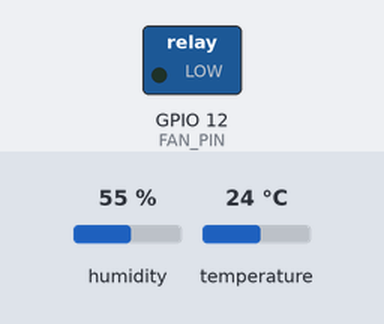
A sketch run on a simulated ESP32. Parts: switched loads named in the sketch (green lamp = pin HIGH). The inputs (shaded band) are chosen by the test bench; at power-on: temperature 24 °C, humidity 55 %. WiFi joins after 1.5 s; servers stay silent unless stated; what the sketch prints to the serial monitor is not drawn.

Above: at 3.2 s.
3.3 s: temperature set to 34.6 °C
5.3 s: temperature set to 35.3 °C
At 7.4 s:
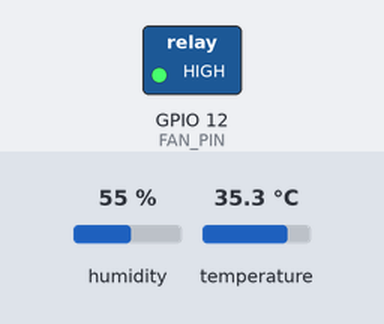
10.7 s: temperature set to 12 °C
At 12.9 s:
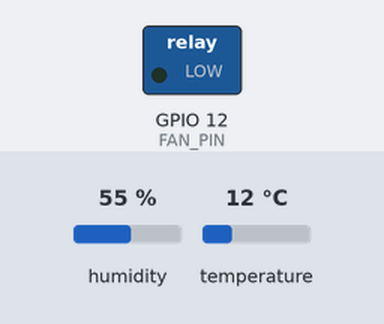
14.0 s: temperature set to 41 °C
At 15.9 s:
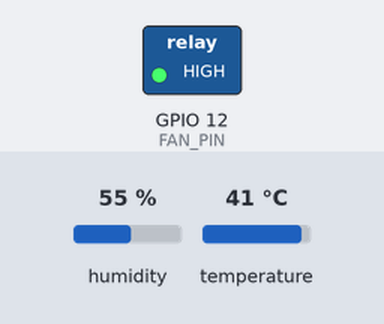
Timing chart, 0 to 17.1 s (numbered marks = the images above; inputs shaded):
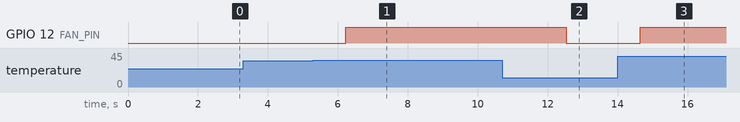

Measured:
- the behaviour switches between 34.9 and 35 °C on temperature (found by bisection; images 0 and 1)
- after the input at 3.3 s, every drawn part: stays the same
- after the input at 5.3 s, GPIO 12 (FAN_PIN): LOW → HIGH after 0.92 s
- after the input at 10.7 s, GPIO 12 (FAN_PIN): HIGH → LOW after 1.8 s
- after the input at 14.0 s, GPIO 12 (FAN_PIN): LOW → HIGH after 0.64 s

The sketch:

sketch.ino
```cpp
#include <WiFi.h>
#include <WiFiClientSecure.h>
#include <UniversalTelegramBot.h>
#include <DHT.h>
#include <ArduinoJson.h>

// Налаштування для Wi-Fi
const char* ssid = "Wokwi-GUEST";
const char* password = "";

// Налаштування для Telegram
#define BOT_TOKEN "7862997095:AAE3SzQnzZGbYCRBlC36VtqbeBpa7ohNMks"
#define CHAT_ID "1435707878"

// Налаштування датчика DHT
#define DHTPIN 14
#define DHTTYPE DHT22
DHT dht(DHTPIN, DHTTYPE);

// Налаштування пінів для вентиляції
#define FAN_PIN 12

WiFiClientSecure client;
UniversalTelegramBot bot(BOT_TOKEN, client);

float targetTemperature = 35.0;  // Початкове значення цільової температури

void setup() {
  Serial.begin(115200);
  pinMode(FAN_PIN, OUTPUT);
  digitalWrite(FAN_PIN, LOW);  // Вентилятор вимкнений спочатку

  // Підключення до Wi-Fi
  WiFi.begin(ssid, password);
  while (WiFi.status() != WL_CONNECTED) {
    delay(1000);
    Serial.println("Connecting to WiFi...");
  }
  Serial.println("Connected to WiFi");

  client.setInsecure();
  dht.begin();
}

void loop() {
  float temperature = dht.readTemperature();
  float humidity = dht.readHumidity();

  if (isnan(temperature) || isnan(humidity)) {
    Serial.println("Failed to read from DHT sensor!");
    return;
  }

  // Автоматичне керування вентилятором
  if (temperature >= targetTemperature) {
    digitalWrite(FAN_PIN, HIGH);
  } else {
    digitalWrite(FAN_PIN, LOW);
  }

  int numNewMessages = bot.getUpdates(bot.last_message_received + 1);
  for (int i = 0; i < numNewMessages; i++) {
    String text = bot.messages[i].text;
    Serial.println(text);

    /*if (text == "/fan_on") {
      digitalWrite(FAN_PIN, HIGH);
      bot.sendMessage(CHAT_ID, "Fan turned ON", "");
    } else if (text == "/fan_off") {
      digitalWrite(FAN_PIN, LOW);
      bot.sendMessage(CHAT_ID, "Fan turned OFF", "");
    } else */
    if (text.startsWith("/set_temp")) {
      String tempStr = text.substring(10);
      float newTemp = tempStr.toFloat();
      if (newTemp >= 10.0 && newTemp <= 40.0) {
        targetTemperature = newTemp;
        bot.sendMessage(CHAT_ID, "Target temperature set to " + String(targetTemperature) + " °C", "");
      } else {
        bot.sendMessage(CHAT_ID, "Invalid temperature! Please enter a value between 10 and 40.", "");
      }
    } else if (text == "/temperature") {
      bot.sendMessage(CHAT_ID, "Temperature: " + String(temperature) + " °C\nHumidity: " + String(humidity) + " %", "");
    } else {
      bot.sendMessage(CHAT_ID, "Unknown command", "");
    }
  }
}
```
